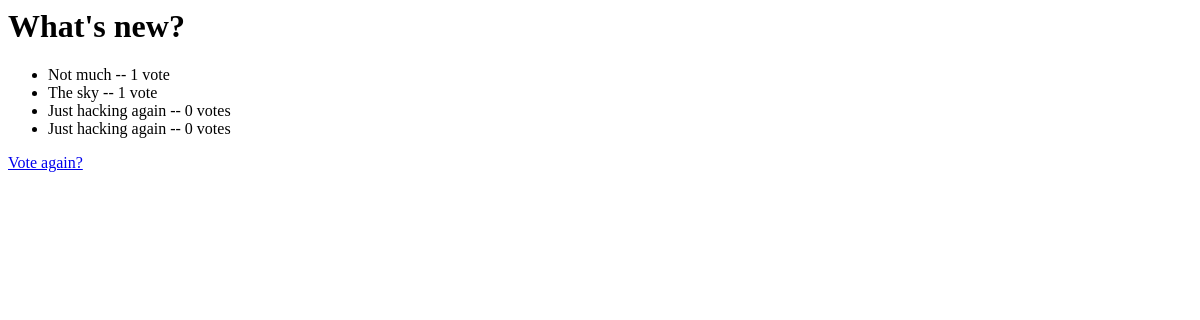
/polls/1/results/, run on an earlier commit of the app's database.
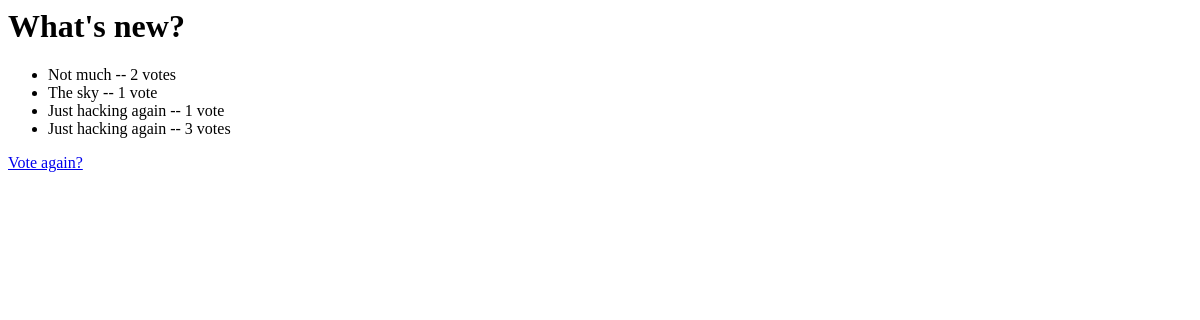
And on a later commit of the database.
### polls/models.py (models this page shows, shortened)
class Question(models.Model):
    question_text = models.CharField(max_length=200)
    pub_date = models.DateTimeField('date published')

class Choice(models.Model):
    question = models.ForeignKey(Question, on_delete=models.CASCADE)
    choice_text = models.CharField(max_length=200)
    votes = models.IntegerField(default=0)

### polls/views.py (the view)
class ResultsView(generic.DetailView):
    model = Question
    template_name = 'polls/results.html'

### polls/templates/polls/results.html
<h1>{{ question.question_text }}</h1>
<ul>
{% for choice in question.choice_set.all %}
    <li>{{ choice.choice_text }} -- {{ choice.votes }} vote{{ choice.votes|pluralize }}</li>
{% endfor %}
</ul>
<a href="{% url 'polls:detail' question.id %}">Vote again?</a>

What changed in the data, as far as the page shows it:
changed Choice "Not much": votes "1" → "2"
changed Choice (number 3 of 4 on the later page): votes "0" → "1"
changed Choice (number 4 of 4 on the later page): votes "0" → "3"
